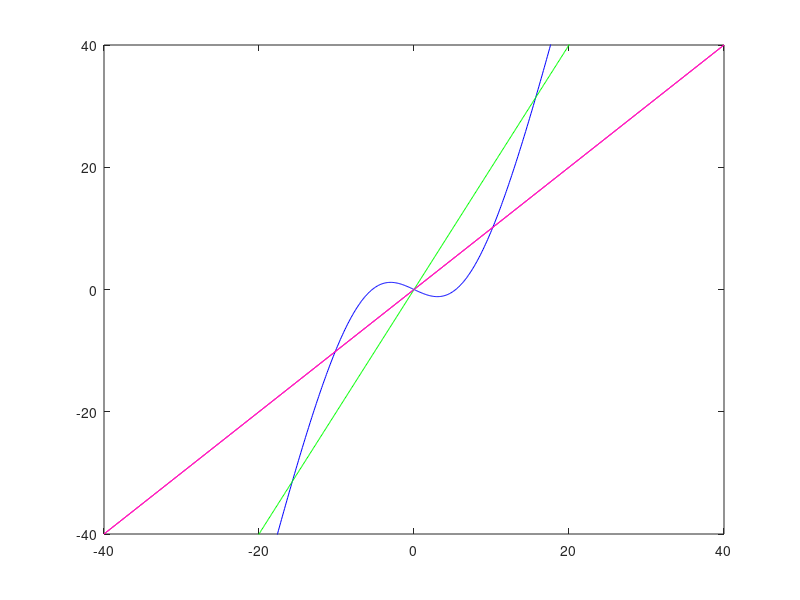

The MATLAB script that drew this image:
x = -40:0.1:40;

% standard sigmoid
a = 5;
b = 20;
c = 1;

for z = 1:length(x)
    
    y(z) = a*x(z) + a*b / (1 + exp(.2236 * x(z))) - a*b/2;

%     y(z) = a*x(z) - b / (1 + exp(-c * x(z))) - b/2;

    
end
figure
plot(x,y,'b',x,x,'r',x,2*x,'g',x,c*x,'m')
% axis([-20 20 -20 20])
axis([-40 40 -40 40])

% figure
% plot(y,x,'b',x,x,'r')
% axis([-40 40 -40 40])